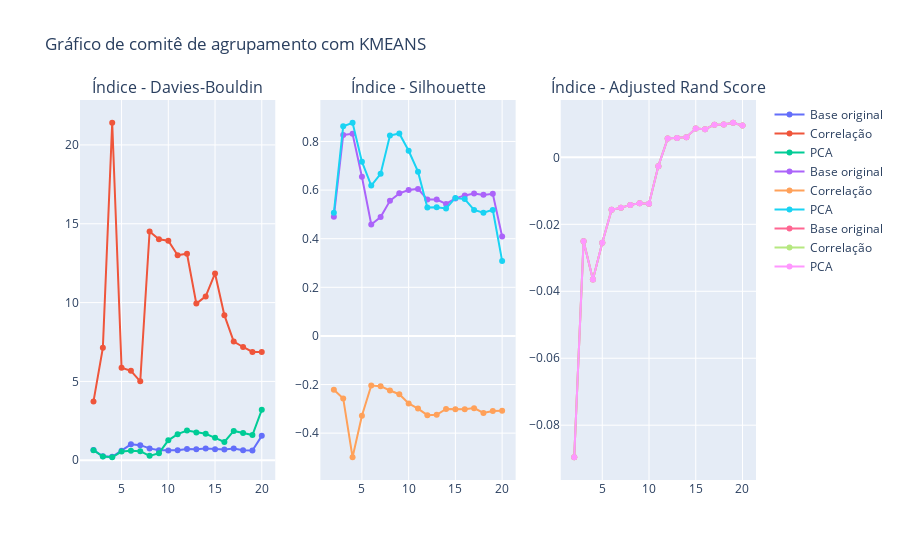

Notebook code cell kept with this figure:
### Markdown cell above
##### Execução

### Code cell
plot_ensemble_indices(data_tfidf, selected_df_corr, selected_df_pca, labels, 'kmeans')

### Figure 1 — Plotly figure (JSON) as saved in the notebook; plotly's stock layout.template omitted (floating-point values rounded to 4 significant figures)
{"data": [{"name": "Base original", "type": "scatter", "x": [2, 3, 4, 5, 6, 7, 8, 9, 10, 11, 12, 13, 14, 15, 16, 17, 18, 19, 20], "xaxis": "x", "y": [0.6444, 0.2529, 0.2171, 0.5983, 1.011, 0.9584, 0.7514, 0.6308, 0.6113, 0.6287, 0.7157, 0.6953, 0.7372, 0.6998, 0.6878, 0.7487, 0.6367, 0.6231, 1.546], "yaxis": "y"}, {"name": "Correlação", "type": "scatter", "x": [2, 3, 4, 5, 6, 7, 8, 9, 10, 11, 12, 13, 14, 15, 16, 17, 18, 19, 20], "xaxis": "x", "y": [3.734, 7.131, 21.41, 5.865, 5.673, 5.007, 14.51, 14.02, 13.93, 13.0, 13.1, 9.935, 10.39, 11.85, 9.201, 7.528, 7.184, 6.873, 6.868], "yaxis": "y"}, {"name": "PCA", "type": "scatter", "x": [2, 3, 4, 5, 6, 7, 8, 9, 10, 11, 12, 13, 14, 15, 16, 17, 18, 19, 20], "xaxis": "x", "y": [0.6409, 0.2358, 0.1896, 0.5498, 0.5969, 0.5753, 0.2781, 0.4475, 1.264, 1.652, 1.882, 1.758, 1.679, 1.42, 1.157, 1.859, 1.72, 1.598, 3.198], "yaxis": "y"}, {"name": "Base original", "type": "scatter", "x": [2, 3, 4, 5, 6, 7, 8, 9, 10, 11, 12, 13, 14, 15, 16, 17, 18, 19, 20], "xaxis": "x2", "y": [0.4906, 0.8267, 0.8313, 0.6551, 0.4585, 0.4893, 0.5558, 0.5865, 0.5999, 0.6047, 0.5616, 0.5608, 0.5428, 0.5658, 0.5777, 0.586, 0.5803, 0.5847, 0.409], "yaxis": "y2"}, {"name": "Correlação", "type": "scatter", "x": [2, 3, 4, 5, 6, 7, 8, 9, 10, 11, 12, 13, 14, 15, 16, 17, 18, 19, 20], "xaxis": "x2", "y": [-0.2213, -0.257, -0.4991, -0.3287, -0.2039, -0.2066, -0.2244, -0.2398, -0.2775, -0.299, -0.326, -0.3244, -0.3002, -0.3017, -0.3014, -0.2971, -0.3168, -0.309, -0.3077], "yaxis": "y2"}, {"name": "PCA", "type": "scatter", "x": [2, 3, 4, 5, 6, 7, 8, 9, 10, 11, 12, 13, 14, 15, 16, 17, 18, 19, 20], "xaxis": "x2", "y": [0.5069, 0.8628, 0.877, 0.7169, 0.6184, 0.6672, 0.8242, 0.8331, 0.7617, 0.6756, 0.528, 0.5291, 0.5243, 0.5676, 0.563, 0.5182, 0.5067, 0.5185, 0.3085], "yaxis": "y2"}, {"name": "Base original", "type": "scatter", "x": [2, 3, 4, 5, 6, 7, 8, 9, 10, 11, 12, 13, 14, 15, 16, 17, 18, 19, 20], "xaxis": "x3", "y": [-0.08957, -0.02508, -0.03651, -0.02547, -0.01563, -0.01509, -0.01419, -0.01372, -0.01384, -0.00262, 0.005619, 0.005814, 0.006036, 0.008629, 0.008401, 0.009771, 0.009819, 0.01034, 0.009528], "yaxis": "y3"}, {"name": "Correlação", "type": "scatter", "x": [2, 3, 4, 5, 6, 7, 8, 9, 10, 11, 12, 13, 14, 15, 16, 17, 18, 19, 20], "xaxis": "x3", "y": [-0.08957, -0.02508, -0.03651, -0.02547, -0.01563, -0.01509, -0.01419, -0.01372, -0.01384, -0.00262, 0.005619, 0.005814, 0.006036, 0.008629, 0.008401, 0.009771, 0.009819, 0.01034, 0.009528], "yaxis": "y3"}, {"name": "PCA", "type": "scatter", "x": [2, 3, 4, 5, 6, 7, 8, 9, 10, 11, 12, 13, 14, 15, 16, 17, 18, 19, 20], "xaxis": "x3", "y": [-0.08957, -0.02508, -0.03651, -0.02547, -0.01563, -0.01509, -0.01419, -0.01372, -0.01384, -0.00262, 0.005619, 0.005814, 0.006036, 0.008629, 0.008401, 0.009771, 0.009819, 0.01034, 0.009528], "yaxis": "y3"}], "layout": {"annotations": [{"font": {"size": 16}, "showarrow": false, "text": "Índice - Davies-Bouldin", "x": 0.1444, "xanchor": "center", "xref": "paper", "y": 1, "yanchor": "bottom", "yref": "paper"}, {"font": {"size": 16}, "showarrow": false, "text": "Índice - Silhouette", "x": 0.5, "xanchor": "center", "xref": "paper", "y": 1, "yanchor": "bottom", "yref": "paper"}, {"font": {"size": 16}, "showarrow": false, "text": "Índice - Adjusted Rand Score", "x": 0.8556, "xanchor": "center", "xref": "paper", "y": 1, "yanchor": "bottom", "yref": "paper"}], "boxmode": "group", "showlegend": true, "title": {"text": "Gráfico de comitê de agrupamento com KMEANS"}, "xaxis": {"anchor": "y", "domain": [0, 0.2889]}, "xaxis2": {"anchor": "y2", "domain": [0.3556, 0.6444]}, "xaxis3": {"anchor": "y3", "domain": [0.7111, 1]}, "yaxis": {"anchor": "x", "domain": [0, 1]}, "yaxis2": {"anchor": "x2", "domain": [0, 1]}, "yaxis3": {"anchor": "x3", "domain": [0, 1]}}}
